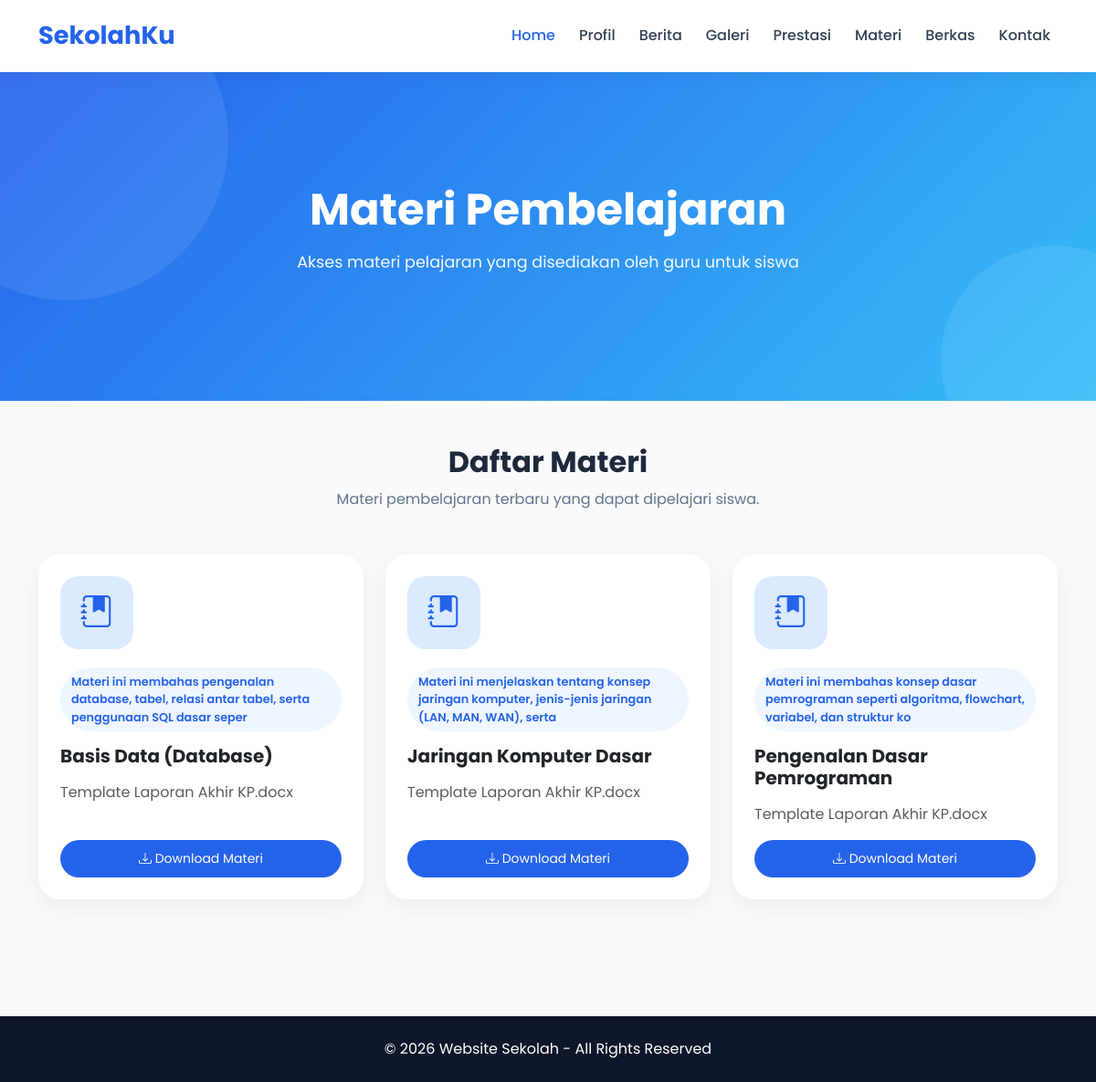
The app's page /materi.php with its own data.
### tables this page shows
CREATE TABLE `materi` (
  `id_materi` int(11) NOT NULL,
  `judul` varchar(255) NOT NULL,
  `mapel` varchar(100) NOT NULL,
  `deskripsi` text DEFAULT NULL,
  `file_materi` varchar(255) NOT NULL
);

### materi.php (the view, shortened to what this page needs)
<?php
include 'config/koneksi.php';
$data = mysqli_query($koneksi, "SELECT * FROM materi ORDER BY id_materi DESC");
?>
<!DOCTYPE html>
<html>
<head>
    <link href="https://cdn.jsdelivr.net/npm/bootstrap@5.3.0/dist/css/bootstrap.min.css" rel="stylesheet">
    <link rel="stylesheet" href="https://cdn.jsdelivr.net/npm/bootstrap-icons@1.11.3/font/bootstrap-icons.min.css">
</head>
<body>
<nav class="navbar navbar-expand-lg sticky-top">
    <div class="container">
        <a class="navbar-brand fw-bold">SekolahKu</a>
        <div class="collapse navbar-collapse" id="menu">
            <ul class="navbar-nav ms-auto align-items-lg-center">
                <li><a href="index.php" class="nav-link active">Home</a></li>
                <li><a href="profil.php" class="nav-link">Profil</a></li>
                <li><a href="berita.php" class="nav-link">Berita</a></li>
                <li><a href="galeri.php" class="nav-link">Galeri</a></li>
                <li><a href="prestasi.php" class="nav-link">Prestasi</a></li>
                <li><a href="materi.php" class="nav-link">Materi</a></li>
                <li><a href="berkas.php" class="nav-link">Berkas</a></li>
                <li><a href="kontak.php" class="nav-link">Kontak</a></li>
            </ul>
        </div>
    </div>
</nav>
<section class="hero">
    <div class="hero-content container">
        <h1>Materi Pembelajaran</h1>
        <p>Akses materi pelajaran yang disediakan oleh guru untuk siswa</p>
    </div>
</section>
<div class="container py-5">
    <div class="text-center mb-5">
        <h2 class="section-title">Daftar Materi</h2>
        <p class="section-subtitle">Materi pembelajaran terbaru yang dapat dipelajari siswa.</p>
    </div>
    <div class="row g-4">
        <?php while($row = mysqli_fetch_assoc($data)) { ?>
        <div class="col-lg-4 col-md-6 d-flex">
            <div class="card card-custom w-100 p-4 d-flex flex-column">
                <div class="materi-icon">
                    <i class="bi bi-journal-bookmark-fill"></i>
                </div>
                <span class="badge-mapel">
                    <?= htmlspecialchars($row['mapel']); ?>
                </span>
                <h5 class="fw-bold mb-3">
                    <?= htmlspecialchars($row['judul']); ?>
                </h5>
                <p class="text-muted flex-grow-1">
                    <?= htmlspecialchars($row['deskripsi']); ?>
                </p>
                <a href="uploads/materi/<?= htmlspecialchars($row['file_materi']); ?>"
                   class="btn btn-main btn-sm mt-auto"
                   download>
                    <i class="bi bi-download"></i> Download Materi
                </a>
            </div>
        </div>
        <?php } ?>
    </div>
</div>
<footer class="footer text-center p-4">
    <p class="mb-0">© 2026 Website Sekolah - All Rights Reserved</p>
</footer>
</body>
</html>

### materi.php (style rules this page uses)
* { margin:0; padding:0; box-sizing:border-box; font-family:'Poppins',sans-serif; }
body { background:#f8fafc; color:#1e293b; overflow-x:hidden; }
.navbar { background:rgba(255,255,255,0.9)!important; backdrop-filter:blur(12px); box-shadow:0 2px 20px rgba(0,0,0,0.05); padding:14px 0; }
.navbar-brand { font-size:1.7rem; font-weight:700; color:#2563eb!important; }
.nav-link { color:#334155!important; font-weight:500; margin-left:10px; transition:.3s; }
.nav-link:hover, .nav-link.active { color:#2563eb!important; }
.hero { min-height:45vh; display:flex; align-items:center; justify-content:center; text-align:center; background:linear-gradient(135deg,#2563eb,#38bdf8); color:white; position:relative; overflow:hidden; }
.hero::before { content:''; position:absolute; width:350px; height:350px; background:rgba(255,255,255,0.08); border-radius:50%; top:-100px; left:-100px; }
.hero::after { content:''; position:absolute; width:250px; height:250px; background:rgba(255,255,255,0.08); border-radius:50%; bottom:-80px; right:-80px; }
.hero-content { position:relative; z-index:2; }
.hero h1 { font-size:3rem; font-weight:700; margin-bottom:15px; }
.hero p { font-size:1.1rem; opacity:.95; }
.section-title { font-size:2rem; font-weight:700; margin-bottom:10px; }
.section-subtitle { color:#64748b; margin-bottom:35px; }
.card-custom { border:none; border-radius:24px; overflow:hidden; background:white; box-shadow:0 8px 25px rgba(0,0,0,0.06); transition:.3s; }
.materi-icon { width:80px; height:80px; border-radius:20px; background:#dbeafe; color:#2563eb; display:flex; align-items:center; justify-content:center; font-size:35px; margin-bottom:20px; }
.badge-mapel { background:#eff6ff; color:#2563eb; padding:6px 12px; border-radius:50px; font-size:.8rem; font-weight:600; display:inline-block; margin-bottom:15px; }
.btn-main { background:#2563eb; color:white; border:none; border-radius:50px; padding:10px 20px; transition:.3s; }
.footer { background:#0f172a; color:white; margin-top:80px; }

### records on screen
materi: mapel "Materi ini membahas pengenalan database, tabel, relasi antar tabel, serta penggunaan SQL dasar seper", judul "Basis Data (Database)", deskripsi "Template Laporan Akhir KP.docx"
materi: mapel "Materi ini menjelaskan tentang konsep jaringan komputer, jenis-jenis jaringan (LAN, MAN, WAN), serta", judul "Jaringan Komputer Dasar", deskripsi "Template Laporan Akhir KP.docx"
materi: mapel "Materi ini membahas konsep dasar pemrograman seperti algoritma, flowchart, variabel, dan struktur ko", judul "Pengenalan Dasar Pemrograman", deskripsi "Template Laporan Akhir KP.docx"
